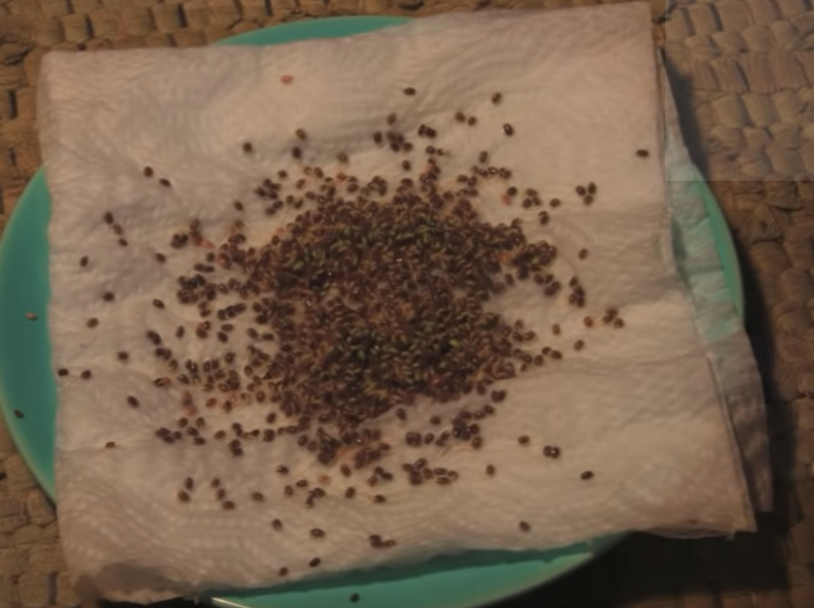
%> input picture VisionTest1/Chia/P1.PNG, 814 x 608 px
$ octave AreaOfSeries.m   (GNU Octave 9; MATLAB toolbox functions it lacks are replaced by stand-ins)
%> lines starting %> are read from the running program, lines starting %| are printed output that depends on the picture; in (x1, y1, x2, y2) boxes, pixels count from 0 and x2, y2 are one past the last pixel; in counts of white or black regions, pixels touching at a corner belong together; the program's own positions count from 1
close all; clc; clear;

cd Chia/
I01 = imread('P1.png');
%> I01 is the input picture: size 608x814x3 uint8; mean R, G, B 117.9, 96.3, 76.1

for i=1:13
    fname = strrep('P1.png', '1', string(i));
    dummy = imread(fname);

    hsv = rgb2hsv(dummy);
%> hsv: size 608x814x3 double; mean H, S, V 0.0963, 0.386, 0.471
    hueImage = hsv(:, :, 1);
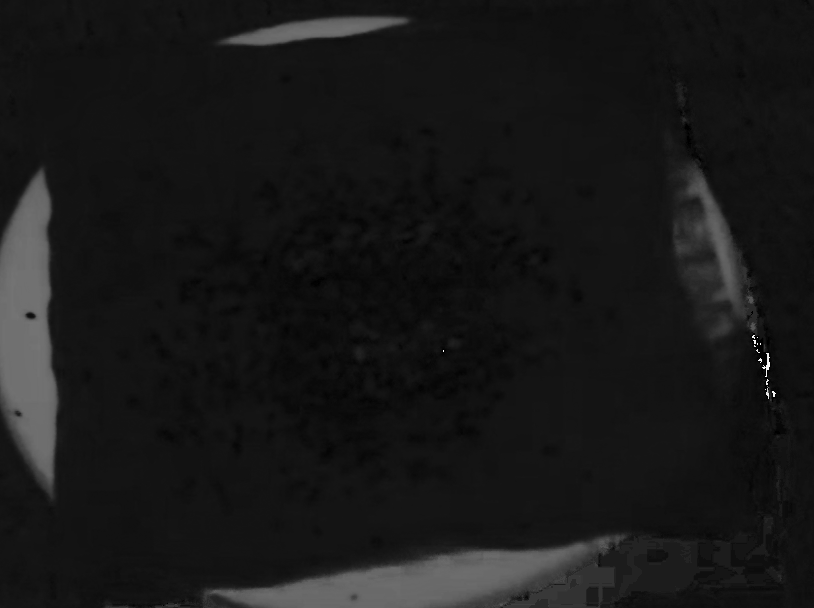
%> hueImage: size 608x814 double; min 0, max 0.986, mean 0.0963
    valueImage = hsv(:, :, 3);
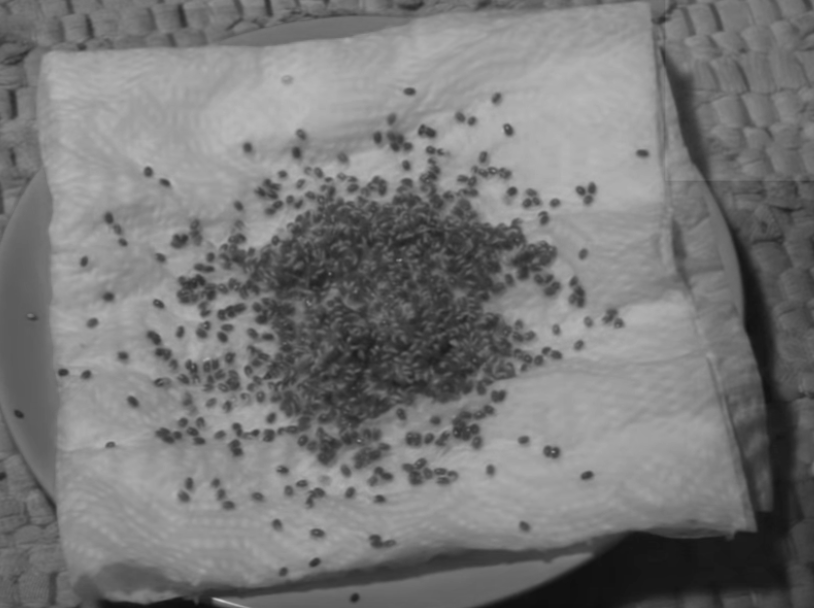
%> valueImage: size 608x814 double; min 0.0471, max 0.776, mean 0.471

    GreenPixels = hueImage > .177 & hueImage < .306 & valueImage<.8;
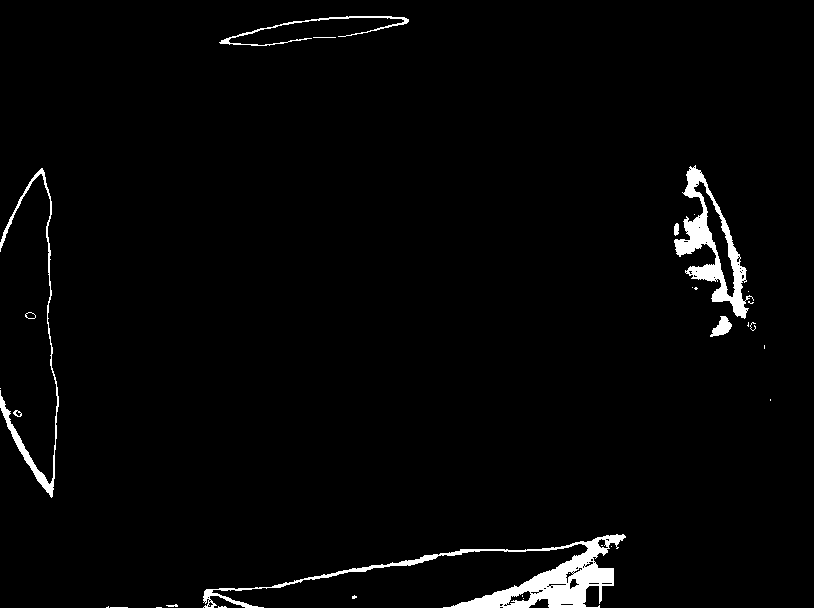
%> GreenPixels: size 608x814 logical; 2.3% white; 30 white regions (19 under 20 px), largest, box (x1, y1, x2, y2) and area: (203, 534, 626, 608) 5567, (674, 165, 754, 319) 3292, (0, 168, 59, 498) 1563
%> (the run ends here)
